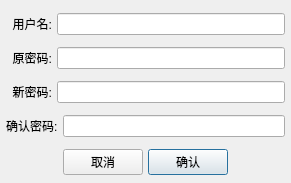
<?xml version="1.0" encoding="UTF-8"?>
<ui version="4.0">
 <class>modifyPwdDlg</class>
 <widget class="QDialog" name="modifyPwdDlg">
  <property name="geometry">
   <rect>
    <x>0</x>
    <y>0</y>
    <width>291</width>
    <height>183</height>
   </rect>
  </property>
  <property name="windowTitle">
   <string>Dialog</string>
  </property>
  <layout class="QVBoxLayout" name="verticalLayout" stretch="2,2,2,2,1">
   <property name="spacing">
    <number>5</number>
   </property>
   <property name="leftMargin">
    <number>6</number>
   </property>
   <property name="topMargin">
    <number>6</number>
   </property>
   <property name="rightMargin">
    <number>6</number>
   </property>
   <property name="bottomMargin">
    <number>0</number>
   </property>
   <item>
    <layout class="QHBoxLayout" name="horizontalLayout">
     <item>
      <widget class="QLabel" name="label">
       <property name="text">
        <string>  用户名:</string>
       </property>
      </widget>
     </item>
     <item>
      <widget class="QLineEdit" name="userEdit">
       <property name="readOnly">
        <bool>true</bool>
       </property>
      </widget>
     </item>
    </layout>
   </item>
   <item>
    <layout class="QHBoxLayout" name="horizontalLayout_2">
     <item>
      <widget class="QLabel" name="label_2">
       <property name="text">
        <string>  原密码:</string>
       </property>
      </widget>
     </item>
     <item>
      <widget class="QLineEdit" name="oldPwdEdit">
       <property name="echoMode">
        <enum>QLineEdit::Password</enum>
       </property>
      </widget>
     </item>
    </layout>
   </item>
   <item>
    <layout class="QHBoxLayout" name="horizontalLayout_3">
     <item>
      <widget class="QLabel" name="label_3">
       <property name="text">
        <string>  新密码:</string>
       </property>
      </widget>
     </item>
     <item>
      <widget class="QLineEdit" name="newPwdEdit">
       <property name="echoMode">
        <enum>QLineEdit::Password</enum>
       </property>
      </widget>
     </item>
    </layout>
   </item>
   <item>
    <layout class="QHBoxLayout" name="horizontalLayout_4">
     <item>
      <widget class="QLabel" name="label_4">
       <property name="text">
        <string>确认密码:</string>
       </property>
      </widget>
     </item>
     <item>
      <widget class="QLineEdit" name="newPwd1Edit">
       <property name="echoMode">
        <enum>QLineEdit::Password</enum>
       </property>
      </widget>
     </item>
    </layout>
   </item>
   <item>
    <layout class="QHBoxLayout" name="horizontalLayout_5">
     <item>
      <spacer name="horizontalSpacer">
       <property name="orientation">
        <enum>Qt::Horizontal</enum>
       </property>
       <property name="sizeHint" stdset="0">
        <size>
         <width>40</width>
         <height>10</height>
        </size>
       </property>
      </spacer>
     </item>
     <item>
      <widget class="QPushButton" name="noBtn">
       <property name="maximumSize">
        <size>
         <width>16777215</width>
         <height>16777215</height>
        </size>
       </property>
       <property name="text">
        <string>取消</string>
       </property>
       <property name="autoDefault">
        <bool>false</bool>
       </property>
      </widget>
     </item>
     <item>
      <widget class="QPushButton" name="yesBtn">
       <property name="maximumSize">
        <size>
         <width>16777215</width>
         <height>16777215</height>
        </size>
       </property>
       <property name="text">
        <string>确认</string>
       </property>
      </widget>
     </item>
     <item>
      <spacer name="horizontalSpacer_2">
       <property name="orientation">
        <enum>Qt::Horizontal</enum>
       </property>
       <property name="sizeHint" stdset="0">
        <size>
         <width>40</width>
         <height>10</height>
        </size>
       </property>
      </spacer>
     </item>
    </layout>
   </item>
  </layout>
 </widget>
 <resources/>
 <connections/>
</ui>
